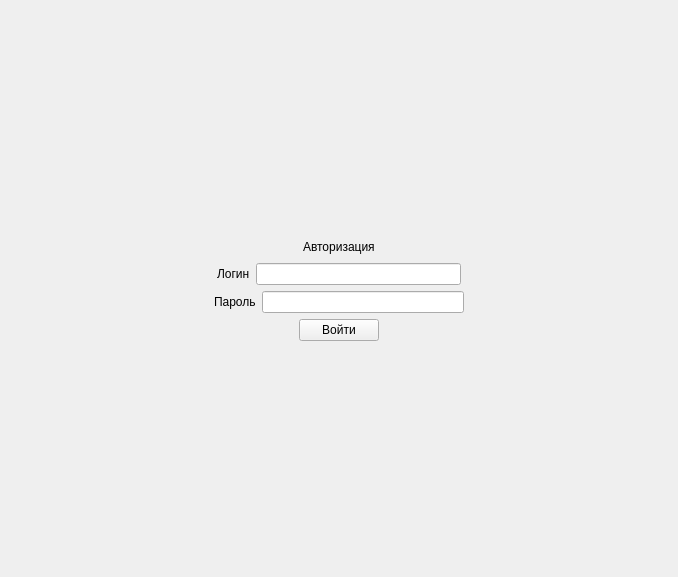
<?xml version="1.0" encoding="UTF-8"?>
<ui version="4.0">
 <class>auth_window</class>
 <widget class="QWidget" name="auth_window">
  <property name="geometry">
   <rect>
    <x>0</x>
    <y>0</y>
    <width>678</width>
    <height>577</height>
   </rect>
  </property>
  <property name="windowTitle">
   <string>Form</string>
  </property>
  <layout class="QVBoxLayout" name="verticalLayout">
   <item>
    <spacer name="auth_topSpacer">
     <property name="orientation">
      <enum>Qt::Orientation::Vertical</enum>
     </property>
     <property name="sizeHint" stdset="0">
      <size>
       <width>20</width>
       <height>209</height>
      </size>
     </property>
    </spacer>
   </item>
   <item>
    <layout class="QHBoxLayout" name="title_hLayout">
     <item>
      <spacer name="title_leftSpacer">
       <property name="orientation">
        <enum>Qt::Orientation::Horizontal</enum>
       </property>
       <property name="sizeHint" stdset="0">
        <size>
         <width>40</width>
         <height>20</height>
        </size>
       </property>
      </spacer>
     </item>
     <item>
      <widget class="QLabel" name="title_label">
       <property name="text">
        <string>Авторизация</string>
       </property>
      </widget>
     </item>
     <item>
      <spacer name="title_rightSpacer">
       <property name="orientation">
        <enum>Qt::Orientation::Horizontal</enum>
       </property>
       <property name="sizeHint" stdset="0">
        <size>
         <width>40</width>
         <height>20</height>
        </size>
       </property>
      </spacer>
     </item>
    </layout>
   </item>
   <item>
    <layout class="QHBoxLayout" name="login_hLayout">
     <item>
      <spacer name="login_leftSpacer">
       <property name="orientation">
        <enum>Qt::Orientation::Horizontal</enum>
       </property>
       <property name="sizeHint" stdset="0">
        <size>
         <width>40</width>
         <height>20</height>
        </size>
       </property>
      </spacer>
     </item>
     <item>
      <widget class="QLabel" name="login_label">
       <property name="text">
        <string>Логин</string>
       </property>
      </widget>
     </item>
     <item>
      <widget class="QLineEdit" name="login_lineEdit">
       <property name="maxLength">
        <number>255</number>
       </property>
      </widget>
     </item>
     <item>
      <spacer name="login_rightSpacer">
       <property name="orientation">
        <enum>Qt::Orientation::Horizontal</enum>
       </property>
       <property name="sizeHint" stdset="0">
        <size>
         <width>40</width>
         <height>20</height>
        </size>
       </property>
      </spacer>
     </item>
    </layout>
   </item>
   <item>
    <layout class="QHBoxLayout" name="pass_hLayout">
     <item>
      <spacer name="pass_leftSpacer">
       <property name="orientation">
        <enum>Qt::Orientation::Horizontal</enum>
       </property>
       <property name="sizeHint" stdset="0">
        <size>
         <width>40</width>
         <height>20</height>
        </size>
       </property>
      </spacer>
     </item>
     <item>
      <widget class="QLabel" name="pass_lable">
       <property name="text">
        <string>Пароль</string>
       </property>
      </widget>
     </item>
     <item>
      <widget class="QLineEdit" name="pass_lineEdit">
       <property name="maxLength">
        <number>32</number>
       </property>
       <property name="echoMode">
        <enum>QLineEdit::EchoMode::Password</enum>
       </property>
      </widget>
     </item>
     <item>
      <spacer name="pass_rightSpacer">
       <property name="orientation">
        <enum>Qt::Orientation::Horizontal</enum>
       </property>
       <property name="sizeHint" stdset="0">
        <size>
         <width>40</width>
         <height>20</height>
        </size>
       </property>
      </spacer>
     </item>
    </layout>
   </item>
   <item>
    <layout class="QHBoxLayout" name="enter_hLayout">
     <item>
      <spacer name="enter_leftSpacer">
       <property name="orientation">
        <enum>Qt::Orientation::Horizontal</enum>
       </property>
       <property name="sizeHint" stdset="0">
        <size>
         <width>40</width>
         <height>20</height>
        </size>
       </property>
      </spacer>
     </item>
     <item>
      <widget class="QPushButton" name="enter_button">
       <property name="text">
        <string>Войти</string>
       </property>
      </widget>
     </item>
     <item>
      <spacer name="enter_rightSpacer">
       <property name="orientation">
        <enum>Qt::Orientation::Horizontal</enum>
       </property>
       <property name="sizeHint" stdset="0">
        <size>
         <width>40</width>
         <height>20</height>
        </size>
       </property>
      </spacer>
     </item>
    </layout>
   </item>
   <item>
    <spacer name="auth_bottomSpacer">
     <property name="orientation">
      <enum>Qt::Orientation::Vertical</enum>
     </property>
     <property name="sizeHint" stdset="0">
      <size>
       <width>20</width>
       <height>208</height>
      </size>
     </property>
    </spacer>
   </item>
  </layout>
 </widget>
 <resources/>
 <connections/>
</ui>
